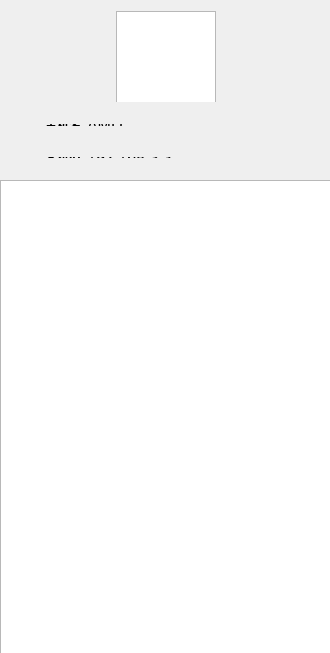
<?xml version="1.0" encoding="UTF-8"?>
<ui version="4.0">
 <class>UDPTrans</class>
 <widget class="QMainWindow" name="UDPTrans">
  <property name="geometry">
   <rect>
    <x>0</x>
    <y>0</y>
    <width>330</width>
    <height>653</height>
   </rect>
  </property>
  <property name="windowTitle">
   <string>蜗牛快传</string>
  </property>
  <widget class="QWidget" name="centralWidget">
   <property name="enabled">
    <bool>true</bool>
   </property>
   <widget class="QWidget" name="horizontalLayoutWidget">
    <property name="geometry">
     <rect>
      <x>0</x>
      <y>0</y>
      <width>331</width>
      <height>102</height>
     </rect>
    </property>
    <layout class="QHBoxLayout" name="horizontalLayout">
     <item>
      <spacer name="horizontalSpacer_2">
       <property name="orientation">
        <enum>Qt::Horizontal</enum>
       </property>
       <property name="sizeHint" stdset="0">
        <size>
         <width>40</width>
         <height>20</height>
        </size>
       </property>
      </spacer>
     </item>
     <item>
      <widget class="QGraphicsView" name="graphicsView">
       <property name="minimumSize">
        <size>
         <width>100</width>
         <height>100</height>
        </size>
       </property>
       <property name="maximumSize">
        <size>
         <width>100</width>
         <height>100</height>
        </size>
       </property>
      </widget>
     </item>
     <item>
      <spacer name="horizontalSpacer">
       <property name="orientation">
        <enum>Qt::Horizontal</enum>
       </property>
       <property name="sizeHint" stdset="0">
        <size>
         <width>40</width>
         <height>20</height>
        </size>
       </property>
      </spacer>
     </item>
    </layout>
   </widget>
   <widget class="QListWidget" name="remoteDevice">
    <property name="enabled">
     <bool>true</bool>
    </property>
    <property name="geometry">
     <rect>
      <x>0</x>
      <y>180</y>
      <width>331</width>
      <height>481</height>
     </rect>
    </property>
   </widget>
   <widget class="QWidget" name="layoutWidget">
    <property name="geometry">
     <rect>
      <x>34</x>
      <y>146</y>
      <width>261</width>
      <height>23</height>
     </rect>
    </property>
    <layout class="QHBoxLayout" name="horizontalLayout_3">
     <item>
      <widget class="QLabel" name="localIPv4Label">
       <property name="font">
        <font>
         <weight>75</weight>
         <bold>true</bold>
         <stylestrategy>PreferAntialias</stylestrategy>
         <kerning>true</kerning>
        </font>
       </property>
       <property name="midLineWidth">
        <number>200</number>
       </property>
       <property name="text">
        <string>本机IP</string>
       </property>
      </widget>
     </item>
     <item>
      <widget class="QLabel" name="localIPv4">
       <property name="font">
        <font>
         <family>Yu Gothic UI</family>
         <pointsize>12</pointsize>
        </font>
       </property>
       <property name="text">
        <string>192.168.3.3</string>
       </property>
       <property name="alignment">
        <set>Qt::AlignCenter</set>
       </property>
      </widget>
     </item>
     <item>
      <spacer name="horizontalSpacer_3">
       <property name="orientation">
        <enum>Qt::Horizontal</enum>
       </property>
       <property name="sizeHint" stdset="0">
        <size>
         <width>40</width>
         <height>20</height>
        </size>
       </property>
      </spacer>
     </item>
    </layout>
   </widget>
   <widget class="QWidget" name="layoutWidget">
    <property name="geometry">
     <rect>
      <x>34</x>
      <y>113</y>
      <width>261</width>
      <height>24</height>
     </rect>
    </property>
    <layout class="QHBoxLayout" name="horizontalLayout_2">
     <item>
      <widget class="QLabel" name="localNameLabel">
       <property name="font">
        <font>
         <weight>75</weight>
         <bold>true</bold>
        </font>
       </property>
       <property name="midLineWidth">
        <number>200</number>
       </property>
       <property name="text">
        <string>主机名</string>
       </property>
       <property name="alignment">
        <set>Qt::AlignCenter</set>
       </property>
      </widget>
     </item>
     <item>
      <widget class="QLabel" name="localName">
       <property name="font">
        <font>
         <family>Yu Gothic UI</family>
         <pointsize>12</pointsize>
        </font>
       </property>
       <property name="layoutDirection">
        <enum>Qt::RightToLeft</enum>
       </property>
       <property name="text">
        <string>AMD</string>
       </property>
       <property name="alignment">
        <set>Qt::AlignLeading|Qt::AlignLeft|Qt::AlignVCenter</set>
       </property>
      </widget>
     </item>
     <item>
      <spacer name="horizontalSpacer_4">
       <property name="orientation">
        <enum>Qt::Horizontal</enum>
       </property>
       <property name="sizeHint" stdset="0">
        <size>
         <width>32</width>
         <height>22</height>
        </size>
       </property>
      </spacer>
     </item>
    </layout>
   </widget>
  </widget>
 </widget>
 <layoutdefault spacing="6" margin="11"/>
 <resources/>
 <connections/>
</ui>
